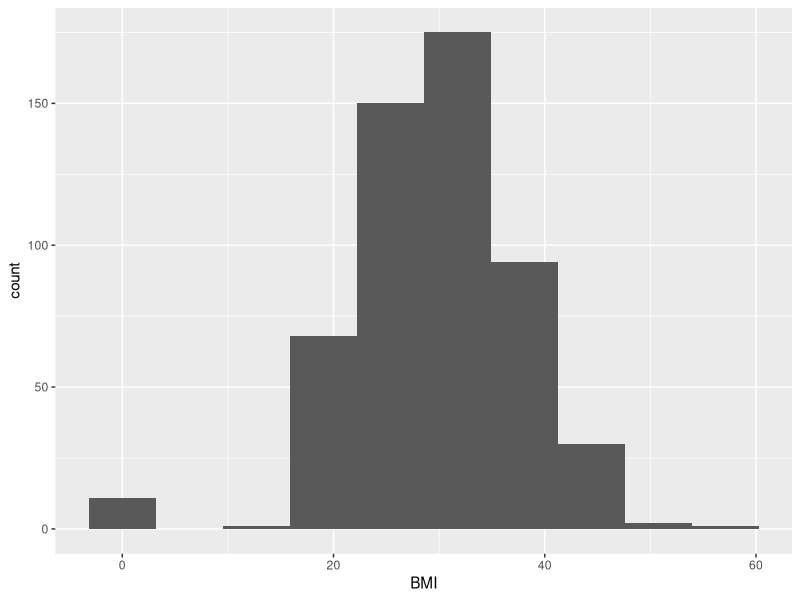

The R source for this figure:
## ---- chunk 1
library(tidyverse)
library(readxl)
## ---- chunk 2
diabetes <- read_excel('../data/diabetes_clinical_toy_messy.xlsx')
## ---- chunk 3
dim(diabetes)
## ---- chunk 4
str(diabetes)
## ---- chunk 5
colSums(is.na(diabetes))
## ---- chunk 6
diabetes %>% 
  ggplot(aes(x = BMI)) + 
  geom_histogram(bins = 10)
